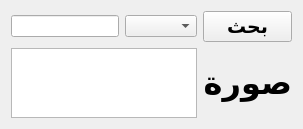
             <widget class="QWidget" name="tab_9">
              <attribute name="title">
               <string>Page</string>
              </attribute>
              <layout class="QGridLayout" name="gridLayout_11">
               <item row="0" column="0">
                <layout class="QGridLayout" name="gridLayout_4">
                 <item row="1" column="0">
                  <widget class="QTableWidget" name="tableWidget_1">
                   <property name="mouseTracking">
                    <bool>true</bool>
                   </property>
                   <property name="tabletTracking">
                    <bool>true</bool>
                   </property>
                   <property name="sizeAdjustPolicy">
                    <enum>QAbstractScrollArea::AdjustToContents</enum>
                   </property>
                   <property name="autoScroll">
                    <bool>true</bool>
                   </property>
                   <property name="autoScrollMargin">
                    <number>10</number>
                   </property>
                   <property name="alternatingRowColors">
                    <bool>true</bool>
                   </property>
                   <property name="selectionMode">
                    <enum>QAbstractItemView::SingleSelection</enum>
                   </property>
                   <property name="selectionBehavior">
                    <enum>QAbstractItemView::SelectRows</enum>
                   </property>
                   <property name="textElideMode">
                    <enum>Qt::ElideRight</enum>
                   </property>
                   <property name="verticalScrollMode">
                    <enum>QAbstractItemView::ScrollPerPixel</enum>
                   </property>
                   <property name="horizontalScrollMode">
                    <enum>QAbstractItemView::ScrollPerPixel</enum>
                   </property>
                   <attribute name="horizontalHeaderCascadingSectionResizes">
                    <bool>false</bool>
                   </attribute>
                   <attribute name="horizontalHeaderDefaultSectionSize">
                    <number>200</number>
                   </attribute>
                   <attribute name="horizontalHeaderMinimumSectionSize">
                    <number>50</number>
                   </attribute>
                   <attribute name="horizontalHeaderShowSortIndicator" stdset="0">
                    <bool>false</bool>
                   </attribute>
                  </widget>
                 </item>
                 <item row="0" column="0">
                  <layout class="QGridLayout" name="gridLayout_5">
                   <item row="0" column="0">
                    <widget class="QLineEdit" name="lineEdit_9"/>
                   </item>
                   <item row="0" column="1">
                    <widget class="QComboBox" name="comboBox_2"/>
                   </item>
                  </layout>
                 </item>
                 <item row="1" column="1">
                  <widget class="QLabel" name="image_label_1">
                   <property name="font">
                    <font>
                     <family>Berlin Sans FB Demi</family>
                     <pointsize>24</pointsize>
                     <weight>75</weight>
                     <bold>true</bold>
                    </font>
                   </property>
                   <property name="text">
                    <string>صورة</string>
                   </property>
                  </widget>
                 </item>
                 <item row="0" column="1">
                  <widget class="QPushButton" name="pushButton">
                   <property name="font">
                    <font>
                     <family>Berlin Sans FB Demi</family>
                     <pointsize>14</pointsize>
                     <weight>75</weight>
                     <bold>true</bold>
                    </font>
                   </property>
                   <property name="text">
                    <string>بحث</string>
                   </property>
                  </widget>
                 </item>
                </layout>
               </item>
              </layout>
             </widget>
